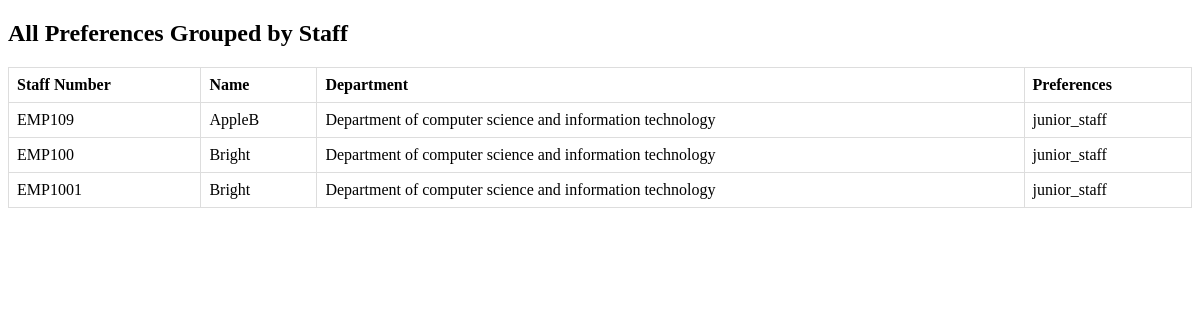
Before: /view_all_preferences/ with the older database file.
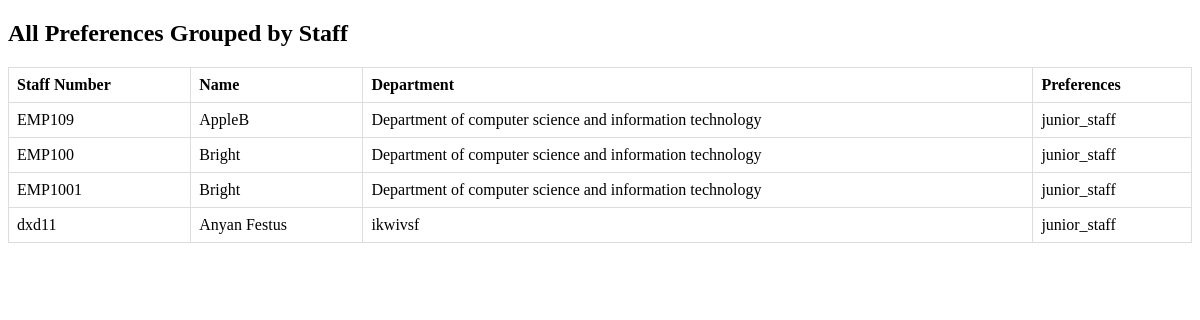
After: the same page with the newer database file.
### project/models.py (models this page shows, shortened)
class Appointment(models.Model):
    name = models.CharField(max_length=100)
    staff_number = models.CharField(max_length=100)
    department = models.CharField(max_length=100)
    mobile_no = models.IntegerField()
    dateOf_Uni_Appointment = models.DateField(default=date.today)  # Default date object
    presentUni_bungalow = models.CharField(max_length=100)
    date_of_occupation_ofAccomodation = models.DateField(null=True,blank=True)  # Default date object
    studyLeave_from = models.DateField(null=True, blank=True)
    studyLeave_to = models.DateField(null=True, blank=True)
    initial_point = models.IntegerField(default=0)
    marital_status_choices = [
        ('single','Single'),
        ('married','Married'),
        ('none','None')
    ]
    marital_status = models.CharField(max_length=50,choices=marital_status_choices,default='Single')
    duty_status_choices = [
        ('provert','Provert'),
        ('deans','Deans'),
        ('head of department','Head of Department')
    ]
    duty_status = models.CharField(max_length=50,choices=duty_status_choices,default='Provert')
    num_of_children = models.IntegerField()
    date_of_duty = models.DateField(null=True, blank=True)
    present_accommodation = models.CharField(max_length=50, choices=[('off_campus', 'Off Campus'), ('on_campus', 'On Campus'), ('temporary_accommodation', 'Temporary Accommodation'), ('not_accommodated', 'Not Accommodated')],default='Not Accomodated')

### project/views.py (the view)
# urls.py: path('view_all_preferences/', views.view_all_preferences, name='view_all_preferences'),
def view_all_preferences(request):
    applications = Appointment.objects.all()
    preferences = Preference.objects.select_related('application').all()
    preferences_dict = {}
    for pref in preferences:
        staff_number = pref.application.staff_number
        if staff_number not in preferences_dict:
            preferences_dict[staff_number] = {
                'name': pref.application.name,
                'department': pref.application.department,
                'preferences': []
            }
        preferences_dict[staff_number]['preferences'].append(pref.preference)
    return render(request, 'view_preferences.html', {
        'applications': applications,
        'preferences_dict': preferences_dict
    })

### templates/view_preferences.html (shortened to what this page needs)
<!DOCTYPE html>
<html lang="en">
<head>
</head>
<body>
    <h2>All Preferences Grouped by Staff</h2>
    <table>
        <thead>
            <tr>
                <th>Staff Number</th>
                <th>Name</th>
                <th>Department</th>
                <th>Preferences</th>
            </tr>
        </thead>
        <tbody>
            {% for staff_number, details in preferences_dict.items %}
                <tr>
                    <td rowspan="{{ details.preferences|length }}">{{ staff_number }}</td>
                    <td rowspan="{{ details.preferences|length }}">{{ details.name }}</td>
                    <td rowspan="{{ details.preferences|length }}">{{ details.department }}</td>
                    <td>{{ details.preferences|first }}</td>
                </tr>
            {% empty %}
                <tr>
                    <td colspan="4">No preferences available</td>
                </tr>
            {% endfor %}
        </tbody>
    </table>
</body>
</html>

Changed rows visible on the page:
added Appointment: preferences_dict "dxd11", name "Anyan Festus", department "ikwivsf"
Other visible differences:
new list line: "junior_staff"
